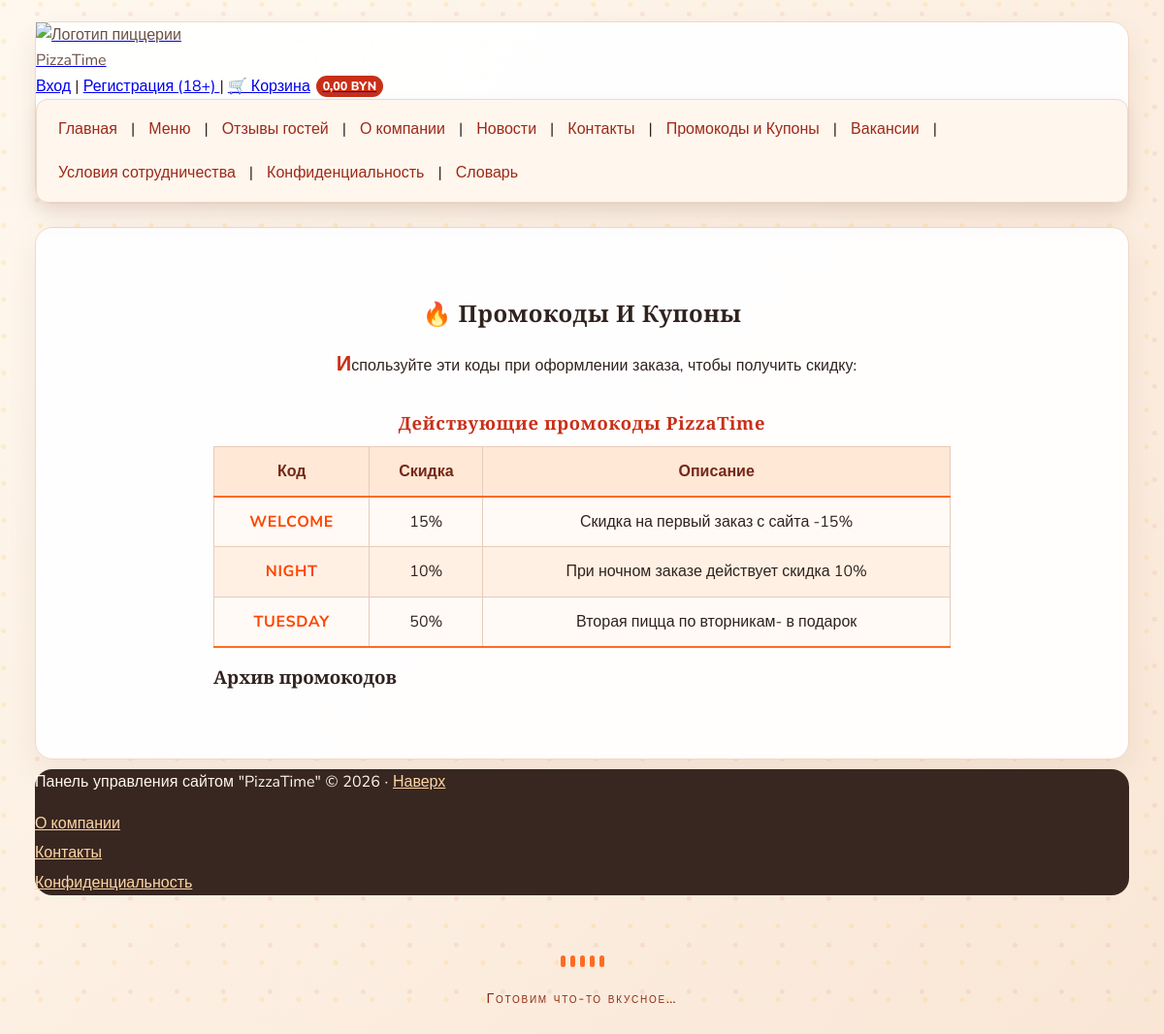
Page /promocodes/ on the committed database.
### main/models.py (models this page shows, shortened)
class PromoCode(models.Model):
    code = models.CharField(max_length=50, verbose_name="Промокод")
    discount = models.IntegerField(validators=[MinValueValidator(1), MaxValueValidator(100)], verbose_name="Скидка %")
    description = models.TextField(blank=True, null=True, verbose_name="Описание")
    is_active = models.BooleanField(default=True, verbose_name="Действует")
    class Meta:
        verbose_name = "Промокод"
        verbose_name_plural = "Промокоды"

### main/views.py (the view)
# urls.py: path('promocodes/', views.promocodes, name='promocodes'),
def promocodes(request):
    return render(
        request,
        'main/promocodes.html',
        {'promocodes': PromoCode.objects.all()}
    )

### main/context_processors.py (called while the page is built)
def cart_total(request):
    cart = request.session.get('cart', {})
    quantities = {}
    if isinstance(cart, dict):
        for item_id, quantity in cart.items():
            try:
                item_id = int(item_id)
                quantity = int(quantity)
            except (TypeError, ValueError):
                continue
            if item_id > 0 and quantity > 0:
                quantities[item_id] = quantity
    total = Decimal('0.00')
    for item in ServiceItem.objects.filter(id__in=quantities):
        total += item.price * quantities[item.id]
    return {'cart_total': total}

### main/templates/main/promocodes.html (shortened to what this page needs)
{% extends 'base.html' %}
{% block content %}
<div class="container" style="max-width: 800px; margin: auto; padding: 20px;">
    <h2 style="text-align: center;">🔥 Промокоды и купоны</h2>
    <p style="text-align: center;">Используйте эти коды при оформлении заказа, чтобы получить скидку:</p>
    <table class="promo-table" style="width: 100%; margin-top: 20px; text-align: center;">
        <caption>Действующие промокоды PizzaTime</caption>
        <thead>
            <tr style="border-bottom: 2px solid #ddd; background-color: #f8f9fa;">
                <th style="padding: 12px;">Код</th>
                <th style="padding: 12px;">Скидка</th>
                <th style="padding: 12px;">Описание</th>
            </tr>
        </thead>
        <tbody>
            {% for p in promocodes %}
                {% if p.is_active %}
                <tr style="border-bottom: 1px solid #eee;">
                    <td style="padding: 12px; font-weight: bold; color: #ff4500;">{{ p.code }}</td>
                    <td style="padding: 12px;">{{ p.discount }}%</td>
                    <td style="padding: 12px;">{{ p.description|default:"—" }}</td>
                </tr>
                {% endif %}
            {% empty %}
                <tr><td colspan="3" style="padding: 15px;">Промокодов пока нет.</td></tr>
            {% endfor %}
        </tbody>
    </table>
    <h3>Архив промокодов</h3>
</div>
{% endblock %}

### main/static/main/css/site.css (style rules this page uses)
:root { --pizza-red: #c92f18; --pizza-orange: #ff6b24; --pizza-gold: #ffc857; --pizza-ink: #30231f; --pizza-paper: #fffaf4; --pizza-line: #f0d8c8; }
* { box-sizing: border-box; }
html { scroll-behavior: smooth; }
body { margin: 0; padding: 22px clamp(12px, 3vw, 42px); color: var(--pizza-ink); background-color: #fff3e7; background-image: radial-gradient(circle at 10% 12%, rgba(255, 200, 87, .22) 0 2px, transparent 3px), radial-gradient(circle at 80% 30%, rgba(201, 47, 24, .08) 0 2px, transparent 3px), linear-gradient(135deg, #fff8ef, #f9e6d5); background-size: 38px 38px, 48px 48px, auto; font-family: 'Nunito Sans', 'Trebuchet MS', Arial, sans-serif; font-size: 16px; line-height: 1.65; }
h1, h2, h3, h4 { font-family: 'Playfair Display', Georgia, 'Times New Roman', serif; line-height: 1.2; }
h1, h2 { letter-spacing: .02em; }
h2 { text-transform: capitalize; }
p { margin: .65em 0 1em; word-spacing: .04em; overflow-wrap: anywhere; }
.content-block p:first-of-type::first-letter { color: var(--pizza-red); font-size: 1.35em; font-weight: 800; }
.content-block p { text-indent: 30px; }
.content-block table { margin-inline: auto; }
.content-block table th { background: #ffe8d5; color: #752719; }
.content-block table tbody tr:nth-child(odd) { background: #fffaf5; }
.content-block table tbody tr:nth-child(even) { background: #fff0e3; }
.content-block table tbody tr:first-child { border-top: 2px solid var(--pizza-orange); }
.content-block table tbody tr:last-child { border-bottom: 2px solid var(--pizza-orange); }
.content-block table td, .content-block table th { border: 1px solid #e6cbbb; padding: 10px 12px; text-align: center; vertical-align: middle; }
.content-block table { border-collapse: collapse; empty-cells: show; caption-side: top; }
.content-block table caption { padding: 8px; color: var(--pizza-red); font-weight: 800; letter-spacing: .04em; }
.promo-table { width: 100%; border-collapse: collapse !important; empty-cells: show; table-layout: auto; }
.promo-table caption { caption-side: top; padding: 12px; text-align: center; font-family: 'Playfair Display', Georgia, serif; font-size: 1.15rem; }
.promo-table tbody tr:nth-child(1) td { border-top: 2px solid var(--pizza-orange); }
.promo-table tbody tr:last-child td { border-bottom: 2px solid var(--pizza-orange); }
.promo-table td:first-child { font-variant: small-caps; letter-spacing: .04em; }

### rows in the picture
PromoCode: code "WELCOME", discount "15", description "Скидка на первый заказ с сайта -15%"
PromoCode: code "NIGHT", discount "10", description "При ночном заказе действует скидка 10%"
PromoCode: code "TUESDAY", discount "50", description "Вторая пицца по вторникам- в подарок"

### other values in the picture
{{ cart_total|floatformat:2 }} "0,00"
